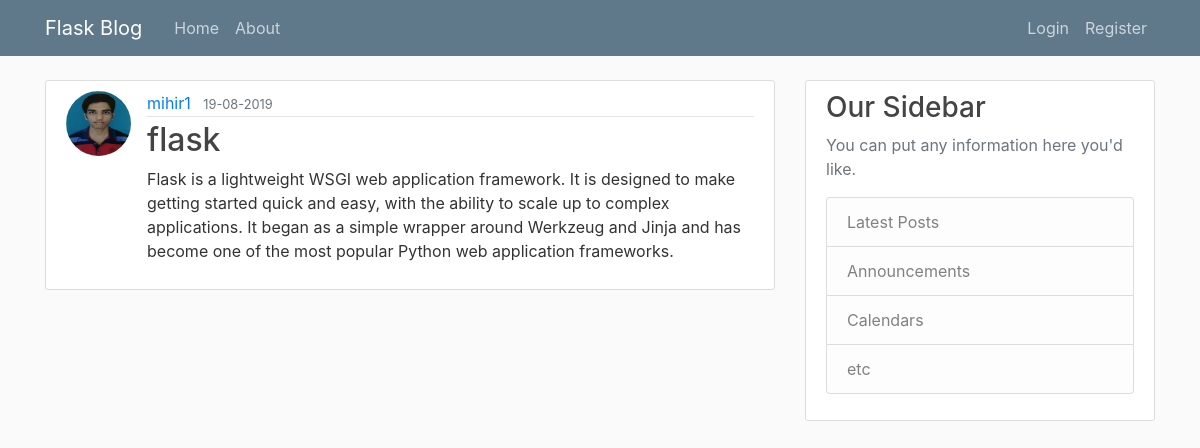
Screenshot of /post/8 with the database file from the repository.
### flaskblog/models.py (models this page shows, shortened)
class User(db.Model,UserMixin):
    id=db.Column(db.Integer,primary_key=True)
    username=db.Column(db.String(20),unique=True,nullable=False)
    email=db.Column(db.String(120),unique=True,nullable=False)
    image_file=db.Column(db.String(20),nullable=False,default='default.jpg')
    password=db.Column(db.String(60),nullable=False)
    posts=db.relationship('Post',backref='author',lazy=True)

class Post(db.Model):
    id=db.Column(db.Integer,primary_key=True)
    title=db.Column(db.String(100),nullable=False)
    date_posted=db.Column(db.DateTime,nullable=False,default=datetime.utcnow)
    content=db.Column(db.Text,nullable=False)
    user_id=db.Column(db.Integer,db.ForeignKey('user.id'),nullable=False)

### flaskblog/posts/routes.py (the view)
@posts.route("/post/<int:post_id>")
def post(post_id):
    post=Post.query.get_or_404(post_id)
    return render_template('post.html',title=post.title,post=post)

### flaskblog/templates/post.html (shortened to what this page needs)
{% extends "layout.html" %}
{% block c%}
  <article class="media content-section">
    <img class="rounded-circle article-img" src="{{url_for('static',filename='profile_pics/'+post.author.image_file)}}">
    <div class="media-body">
      <div class="article-metadata">
        <a class="mr-2" href="{{url_for('users.user_posts',username=post.author.username)}}">{{ post.author.username }}</a>
        <small class="text-muted">{{ post.date_posted.strftime('%d-%m-%Y') }}</small>
      </div>
      <h2 class="article-title">{{ post.title }}</h2>
      <p class="article-content">{{ post.content }}</p>
    </div>
  </article>
{% endblock  %}

### flaskblog/static/main.css (style rules this page uses)
body { background: #fafafa; color: #333333; margin-top: 5rem; }
h1, h2, h3, h4, h5, h6 { color: #444444; }
.content-section { background: #ffffff; padding: 10px 20px; border: 1px solid #dddddd; border-radius: 3px; margin-bottom: 20px; }
.article-title { color: #444444; }
.article-content { white-space: pre-line; }
.article-img { height: 65px; width: 65px; margin-right: 16px; }
.article-metadata { padding-bottom: 1px; margin-bottom: 4px; border-bottom: 1px solid #e3e3e3 }

### rows the page displays
User: image_file (placeholder picture), author.username "mihir1"
Post: date_posted "19-08-2019", title "flask", content "Flask is a lightweight WSGI web application framework. It is designed to make getting started quick and easy, with the ability to scale up to complex applications. It began as a simple wrapper around Werkzeug and Jinja and has become one of the most popular Python web application frameworks."
